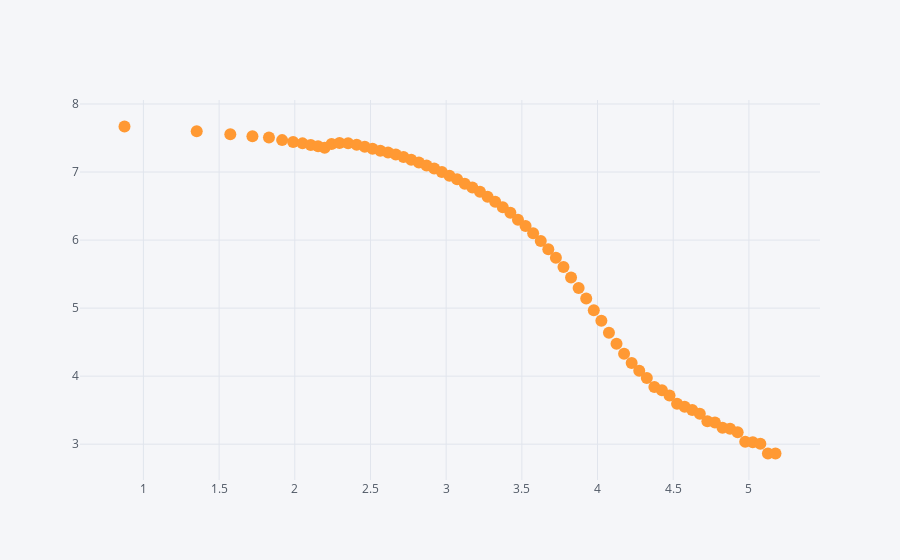

The notebook cell saved with this chart:
### Code cell
np.log10(data).iplot(kind= 'scatter', x= 'tau', y='intensity', mode='markers')

### Figure 1 — Plotly figure (JSON) as saved in the notebook; plotly's stock layout.template omitted (floating-point values rounded to 4 significant figures)
{"data": [{"line": {"color": "rgba(255, 153, 51, 1.0)", "dash": "solid", "shape": "linear", "width": 1.3}, "marker": {"size": 12, "symbol": "circle"}, "mode": "markers", "name": "intensity", "text": "", "type": "scatter", "x": [0.8751, 1.352, 1.574, 1.72, 1.829, 1.916, 1.989, 2.051, 2.106, 2.154, 2.197, 2.243, 2.296, 2.352, 2.409, 2.462, 2.514, 2.565, 2.616, 2.667, 2.718, 2.769, 2.82, 2.87, 2.921, 2.972, 3.022, 3.072, 3.123, 3.173, 3.223, 3.274, 3.324, 3.374, 3.424, 3.474, 3.525, 3.575, 3.625, 3.675, 3.725, 3.775, 3.825, 3.875, 3.925, 3.975, 4.025, 4.075, 4.125, 4.175, 4.225, 4.276, 4.326, 4.376, 4.426, 4.476, 4.526, 4.576, 4.626, 4.676, 4.726, 4.776, 4.826, 4.876, 4.926, 4.976, 5.026, 5.076, 5.126, 5.176], "y": [7.669, 7.598, 7.556, 7.526, 7.506, 7.469, 7.44, 7.421, 7.396, 7.38, 7.356, 7.413, 7.425, 7.423, 7.401, 7.373, 7.342, 7.314, 7.285, 7.256, 7.219, 7.181, 7.14, 7.096, 7.051, 7.0, 6.944, 6.893, 6.827, 6.772, 6.709, 6.636, 6.564, 6.482, 6.4, 6.299, 6.208, 6.099, 5.988, 5.866, 5.741, 5.603, 5.452, 5.295, 5.14, 4.968, 4.814, 4.638, 4.477, 4.328, 4.194, 4.08, 3.974, 3.84, 3.793, 3.716, 3.595, 3.549, 3.504, 3.449, 3.337, 3.319, 3.242, 3.227, 3.176, 3.036, 3.029, 3.005, 2.863, 2.863]}], "layout": {"legend": {"bgcolor": "#F5F6F9", "font": {"color": "#4D5663"}}, "paper_bgcolor": "#F5F6F9", "plot_bgcolor": "#F5F6F9", "title": {"font": {"color": "#4D5663"}}, "xaxis": {"gridcolor": "#E1E5ED", "showgrid": true, "tickfont": {"color": "#4D5663"}, "title": {"font": {"color": "#4D5663"}, "text": ""}, "zerolinecolor": "#E1E5ED"}, "yaxis": {"gridcolor": "#E1E5ED", "showgrid": true, "tickfont": {"color": "#4D5663"}, "title": {"font": {"color": "#4D5663"}, "text": ""}, "zerolinecolor": "#E1E5ED"}}}
